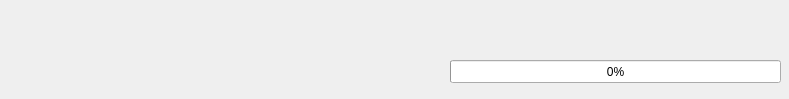
<?xml version="1.0" encoding="UTF-8"?>
<ui version="4.0">
 <class>Form</class>
 <widget class="QWidget" name="Form">
  <property name="geometry">
   <rect>
    <x>0</x>
    <y>0</y>
    <width>789</width>
    <height>99</height>
   </rect>
  </property>
  <property name="windowTitle">
   <string>Form</string>
  </property>
  <widget class="QLabel" name="image">
   <property name="geometry">
    <rect>
     <x>10</x>
     <y>10</y>
     <width>141</width>
     <height>71</height>
    </rect>
   </property>
   <property name="text">
    <string/>
   </property>
   <property name="scaledContents">
    <bool>true</bool>
   </property>
  </widget>
  <widget class="QLabel" name="title">
   <property name="geometry">
    <rect>
     <x>170</x>
     <y>10</y>
     <width>601</width>
     <height>31</height>
    </rect>
   </property>
   <property name="text">
    <string/>
   </property>
  </widget>
  <widget class="QLabel" name="label">
   <property name="geometry">
    <rect>
     <x>170</x>
     <y>60</y>
     <width>21</width>
     <height>21</height>
    </rect>
   </property>
   <property name="text">
    <string/>
   </property>
   <property name="pixmap">
    <pixmap resource="../Img/resource.qrc">:/Icon/clock.png</pixmap>
   </property>
   <property name="scaledContents">
    <bool>true</bool>
   </property>
  </widget>
  <widget class="QLabel" name="time">
   <property name="geometry">
    <rect>
     <x>200</x>
     <y>60</y>
     <width>77</width>
     <height>18</height>
    </rect>
   </property>
   <property name="text">
    <string/>
   </property>
  </widget>
  <widget class="QLabel" name="label_2">
   <property name="geometry">
    <rect>
     <x>290</x>
     <y>60</y>
     <width>31</width>
     <height>21</height>
    </rect>
   </property>
   <property name="text">
    <string/>
   </property>
   <property name="pixmap">
    <pixmap resource="../Img/resource.qrc">:/Icon/length.png</pixmap>
   </property>
   <property name="scaledContents">
    <bool>true</bool>
   </property>
  </widget>
  <widget class="QLabel" name="volume">
   <property name="geometry">
    <rect>
     <x>330</x>
     <y>60</y>
     <width>77</width>
     <height>18</height>
    </rect>
   </property>
   <property name="text">
    <string/>
   </property>
  </widget>
  <widget class="QLabel" name="label_3">
   <property name="geometry">
    <rect>
     <x>420</x>
     <y>60</y>
     <width>21</width>
     <height>18</height>
    </rect>
   </property>
   <property name="text">
    <string/>
   </property>
   <property name="pixmap">
    <pixmap resource="../Img/resource.qrc">:/Icon/download.png</pixmap>
   </property>
   <property name="scaledContents">
    <bool>true</bool>
   </property>
  </widget>
  <widget class="QProgressBar" name="progressBar">
   <property name="geometry">
    <rect>
     <x>450</x>
     <y>60</y>
     <width>331</width>
     <height>23</height>
    </rect>
   </property>
   <property name="value">
    <number>0</number>
   </property>
  </widget>
 </widget>
 <resources>
  <include location="../Img/resource.qrc"/>
 </resources>
 <connections/>
</ui>
